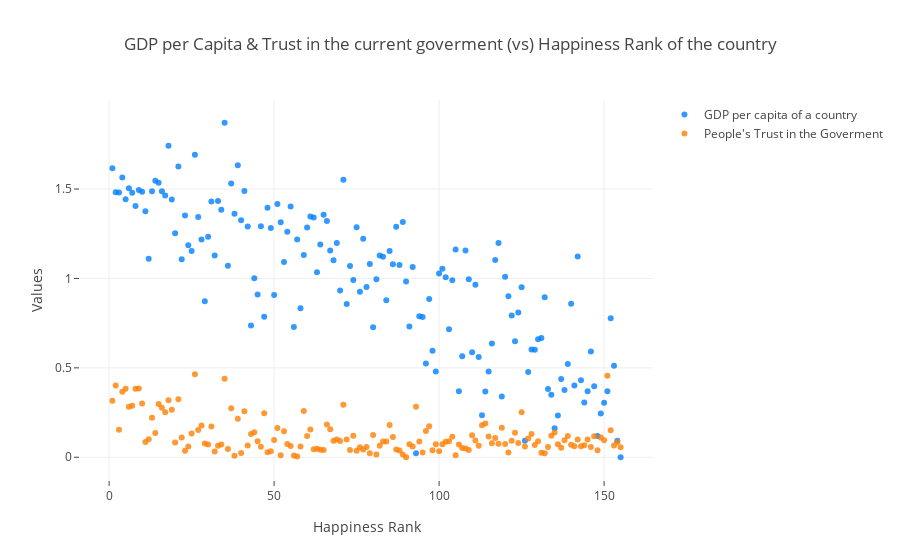

This figure's notebook cell:
### Markdown cell above
## 2. Scatter chart
Scatter Chart similar to Line chart useful to see the overall trend between two variables. To plot scatter chart we use the same go.Scatter function. In the mode section of the trace function you use `mode = 'markers'` instead of lines to get the scatter plot effect

### Code cell
# create trace1
trace1 =go.Scatter(
                    x = data_2017['Happiness.Rank'],
                    y = data_2017['Economy..GDP.per.Capita.'],
                    mode = "markers",
                    name = "GDP per capita of a country",
                    marker = dict(color = 'rgba(0, 128, 255, 0.8)'),
                    text= data_2017['Country'])
# create trace2
trace2 =go.Scatter(
                    x = data_2017['Happiness.Rank'],
                    y = data_2017['Trust..Government.Corruption.'],
                    mode = "markers",
                    name = "People's Trust in the Goverment",
                    marker = dict(color = 'rgba(255, 128, 2, 0.8)'),
                    text= data_2017['Country'])

data = [trace1, trace2]

layout = dict(title = 'GDP per Capita & Trust in the current goverment (vs) Happiness Rank of the country',
              xaxis= dict(title= 'Happiness Rank',ticklen= 5,zeroline= False),
              yaxis= dict(title= 'Values',ticklen= 5,zeroline= False)
             )

fig = dict(data = data, layout = layout)
iplot(fig)

### Figure 1 — Plotly figure (JSON) as saved in the notebook; plotly's stock layout.template omitted (floating-point values rounded to 4 significant figures; data arrays with more than 128 entries replaced by an {"elided": "..."} marker saying what was removed)
{"data": [{"marker": {"color": "rgba(0, 128, 255, 0.8)"}, "mode": "markers", "name": "GDP per capita of a country", "text": {"elided": "155 str values"}, "type": "scatter", "uid": "5eafe823-11ba-4c32-8ac5-6922b961419b", "x": {"elided": "155 int values"}, "y": {"elided": "155 float values"}}, {"marker": {"color": "rgba(255, 128, 2, 0.8)"}, "mode": "markers", "name": "People's Trust in the Goverment", "text": {"elided": "155 str values"}, "type": "scatter", "uid": "5175417d-5bd3-44db-bdcf-53837635a909", "x": {"elided": "155 int values"}, "y": {"elided": "155 float values"}}], "layout": {"title": {"text": "GDP per Capita & Trust in the current goverment (vs) Happiness Rank of the country"}, "xaxis": {"ticklen": 5, "title": {"text": "Happiness Rank"}, "zeroline": false}, "yaxis": {"ticklen": 5, "title": {"text": "Values"}, "zeroline": false}}}
